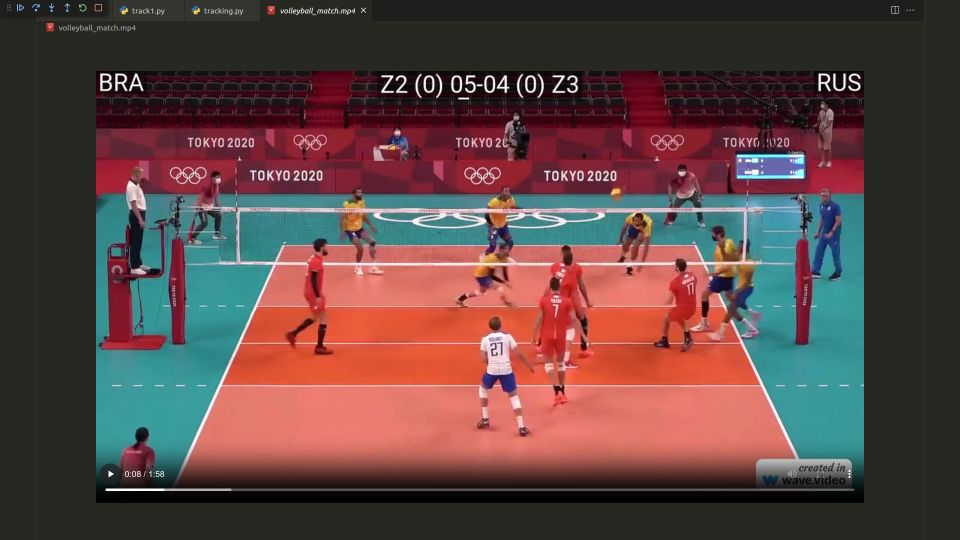
#> input picture OpenCV/test/train.png, 1920 x 1080 px, given in place of volleyball_match.mp4, which was not available (shown at 1/2 size)
$ python ball_tracking.py
#> lines starting #> are read from the running program, lines starting #| are printed output that depends on the picture; after the words box and inside, x2 and y2 are one past the last pixel; in counts of white or black regions, pixels touching at a corner belong together; pictures that were not available may be replaced by others from this repository, and a replacement may not be noted
import cv2
import numpy as np

# Define the lower and upper boundaries by calibrating in ./test
hsv_lower = np.array([9, 121, 126])
hsv_upper = np.array([44, 255, 210])

yuv_lower = np.array([51, 65, 139])
yuv_upper = np.array([227, 102, 182])

# Load the video file
capture = cv2.VideoCapture('volleyball_match.mp4')

detector = cv2.createBackgroundSubtractorKNN()

while True:
    # Capture frame-by-frame
    ret, frame = capture.read()
#> frame is the input picture: shape (1080, 1920, 3); mean B, G, R 67.2, 69.4, 94.5

    if not ret: break

    # Convert BGR to HSV
    blur = cv2.GaussianBlur(frame, (5, 5), sigmaX = 13)
    hsv_frame = cv2.cvtColor(blur, cv2.COLOR_BGR2HSV)
#> hsv_frame: shape (1080, 1920, 3); mean H, S, V 65.3, 105.7, 107
    yuv_frame = cv2.cvtColor(blur, cv2.COLOR_BGR2YUV)
#> yuv_frame: shape (1080, 1920, 3); mean of channels 0, 1, 2 76.7, 123.5, 143.6

    # Threshold the HSV image to get only yellow colors
    mask1 = cv2.inRange(hsv_frame, hsv_lower, hsv_upper)
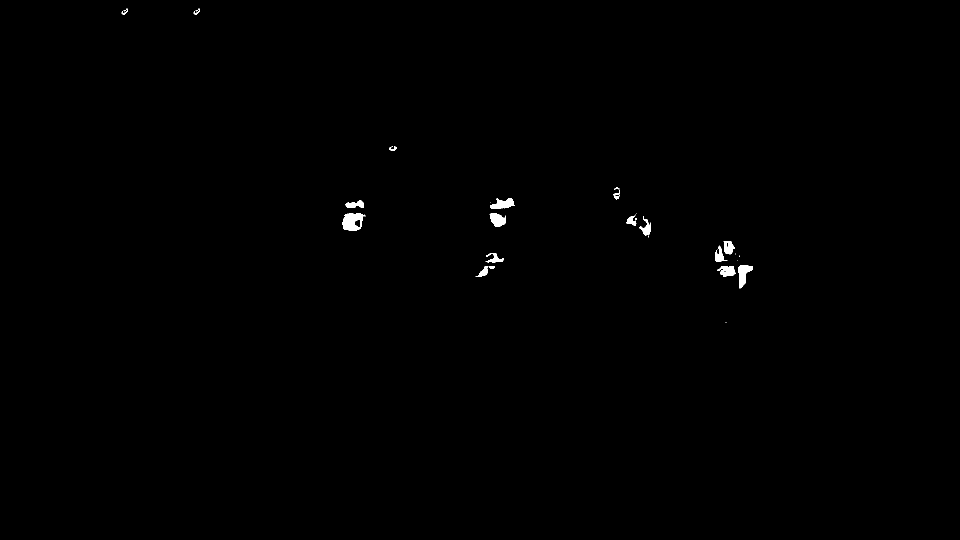
#> mask1: shape (1080, 1920) (shown at 1/2 size); 0.3% white; 26 white regions (8 under 20 px), largest, box (x1, y1, x2, y2) and area: (685, 427, 731, 461) 1097, (1476, 530, 1506, 577) 741, (980, 396, 1029, 417) 638
    mask2 = cv2.inRange(yuv_frame, yuv_lower, yuv_upper)
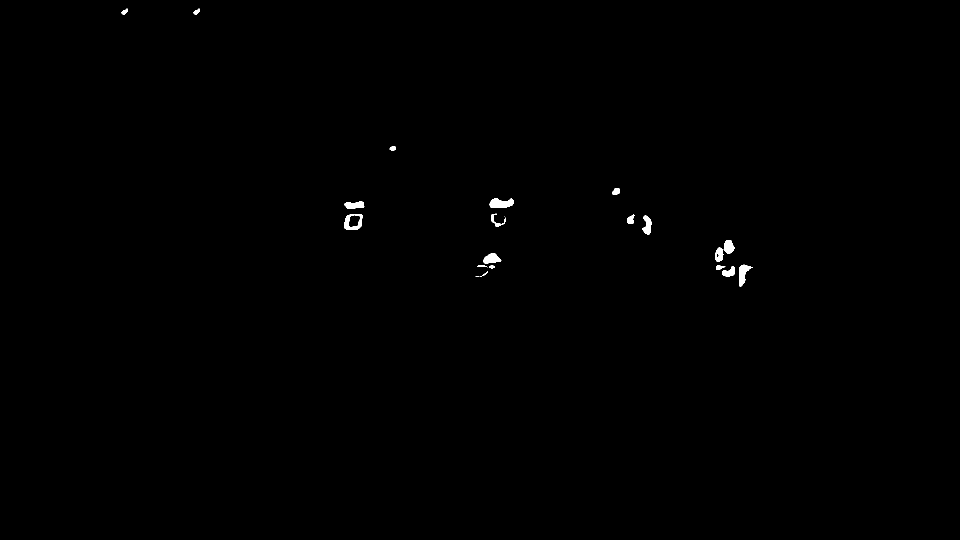
#> mask2: shape (1080, 1920) (shown at 1/2 size); 0.26% white; 21 white regions (2 under 20 px), largest, box (x1, y1, x2, y2) and area: (979, 396, 1027, 416) 702, (688, 428, 725, 460) 581, (1478, 529, 1505, 573) 573
    mask = cv2.bitwise_or(mask1, mask2)
#> mask: shape (1080, 1920); 0.36% white; 25 white regions (8 under 20 px)

    # Find contours in the mask
    contours, _ = cv2.findContours(mask.copy(), cv2.RETR_EXTERNAL, cv2.CHAIN_APPROX_SIMPLE)
#> contours = 25 contours, 8 with area under 20; largest, box (x1, y1, x2, y2) and area: (685, 427, 731, 461) 1154, (979, 396, 1029, 417) 734, (1476, 529, 1506, 577) 682, (979, 426, 1012, 454) 578, (1432, 531, 1471, 553) 543

    # Process each contour
    for contour in contours:
        # Get the radius and center of the contour
        ((x, y), radius) = cv2.minEnclosingCircle(contour)

        # Draw the circle around the contour if its radius is greater than a certain value
        if radius < 6 and radius > 0.1:
            cv2.circle(frame, (int(x), int(y)), int(radius), (0, 255, 255), 2)
            cv2.putText(frame, 'ball', (int(x-radius),int(y-radius)), cv2.FONT_HERSHEY_SIMPLEX, 0.6,(0,255,255),2)

        if radius < 100 and radius > 10:
            cv2.circle(frame, (int(x), int(y)), int(radius), (0, 255, 255), 2)
            cv2.putText(frame, 'player', (int(x-radius),int(y-radius)), cv2.FONT_HERSHEY_SIMPLEX, 0.6,(0,255,255),2)
#> this loop made 25 passes
#> (x, y, radius) on passes 2, 3, 4, 5, 6, 9, 10, 11, 12, 13, 14, 15: (1451, 540, 20.25), (983, 533, 6.04), (963, 543, 15.62), (1491.1, 553.8, 25.31), (1474, 521, 0.0001), (987, 520.5, 20.3), (1442.4, 507.9, 17.49), (1455.3, 494.1, 14.68), (1296.5, 472.5, 1.58), (1271.5, 437.5, 1.58), (1009, 432, 0.0001), (1290.5, 451, 20.06)
#> (contour, x, y, radius) on passes 1, 7, 8: ([[1451, 645], [1452, 645]], 1451.5, 645, 0.5), ([[1478, 511], [1478, 513]], 1478, 512, 1), ([[1471, 507], [1471, 508]], 1471, 507.5, 0.5)
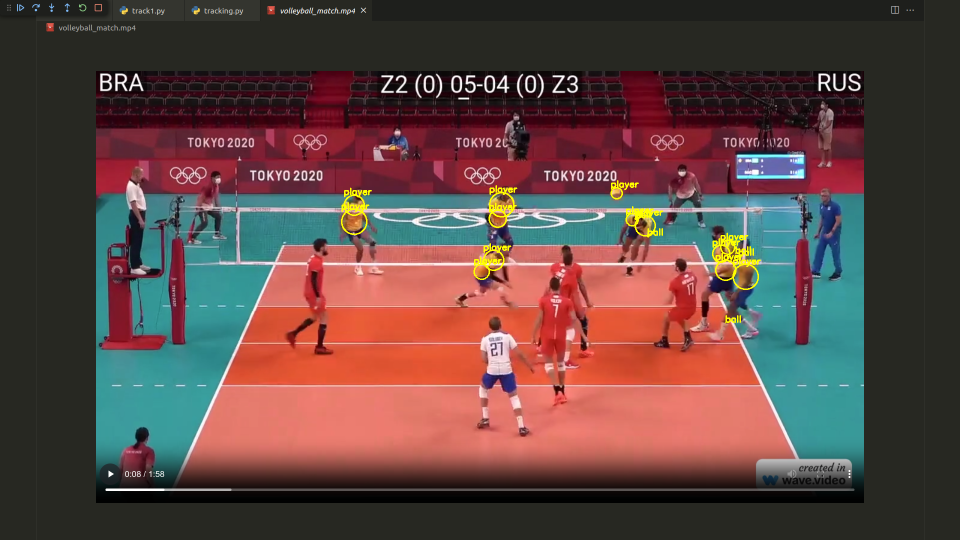
#> frame: shape (1080, 1920, 3) (shown at 1/2 size); 0.5% of pixels changed, all inside (x1, y1, x2, y2) = (682, 360, 1522, 647)


    # Display the resulting frame
    cv2.imshow('Video', frame)

    # Break the loop if 'q' is pressed
    if cv2.waitKey(1) & 0xFF == ord('q'):
#> (key q is pressed here)
        break

capture.release()
cv2.destroyAllWindows()
